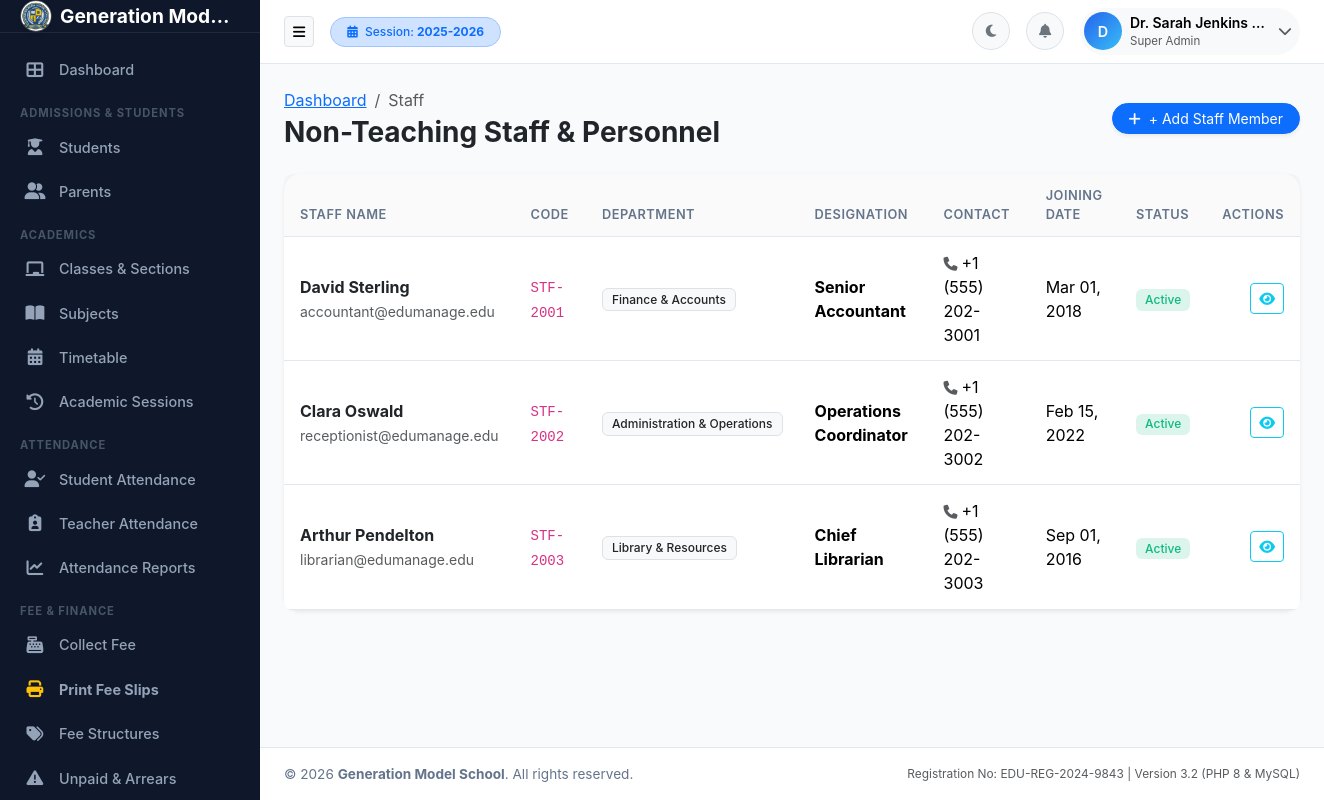
The app's page /staff/index.php (signed in) with its own data.
### tables this page shows
CREATE TABLE academic_sessions (
    id INT AUTO_INCREMENT PRIMARY KEY,
    session_name VARCHAR(50) NOT NULL UNIQUE,
    start_date DATE NOT NULL,
    end_date DATE NOT NULL,
    is_current TINYINT(1) DEFAULT 0,
    status ENUM('active', 'inactive', 'archived') DEFAULT 'active',
    created_at TIMESTAMP DEFAULT CURRENT_TIMESTAMP
);

CREATE TABLE staff (
    id INT AUTO_INCREMENT PRIMARY KEY,
    user_id INT NULL,
    staff_code VARCHAR(50) NOT NULL UNIQUE,
    name VARCHAR(150) NOT NULL,
    gender ENUM('Male', 'Female', 'Other') NOT NULL,
    dob DATE NOT NULL,
    cnic VARCHAR(50) NULL,
    phone VARCHAR(50) NOT NULL,
    email VARCHAR(150) NULL,
    address TEXT NULL,
    department_id INT NULL,
    designation_id INT NULL,
    joining_date DATE NOT NULL,
    salary DECIMAL(10, 2) DEFAULT 0.00,
    photo VARCHAR(255) DEFAULT 'default-staff.png',
    status ENUM('active', 'inactive', 'resigned') DEFAULT 'active',
    created_at TIMESTAMP DEFAULT CURRENT_TIMESTAMP,
    FOREIGN KEY (user_id) REFERENCES users(id) ON DELETE SET NULL,
    FOREIGN KEY (department_id) REFERENCES departments(id) ON DELETE SET NULL,
    FOREIGN KEY (designation_id) REFERENCES designations(id) ON DELETE SET NULL
);

CREATE TABLE departments (
    id INT AUTO_INCREMENT PRIMARY KEY,
    name VARCHAR(100) NOT NULL,
    code VARCHAR(50) NOT NULL UNIQUE,
    created_at TIMESTAMP DEFAULT CURRENT_TIMESTAMP
);

CREATE TABLE designations (
    id INT AUTO_INCREMENT PRIMARY KEY,
    department_id INT NOT NULL,
    title VARCHAR(100) NOT NULL,
    created_at TIMESTAMP DEFAULT CURRENT_TIMESTAMP,
    FOREIGN KEY (department_id) REFERENCES departments(id) ON DELETE CASCADE
);

### includes/functions.php (called while the page is built, shortened)
<?php
require_once __DIR__ . '/../config/config.php';
function getActiveSession() {
    global $pdo;
    $stmt = $pdo->query("SELECT * FROM academic_sessions WHERE is_current = 1 LIMIT 1");
    $activeSession = $stmt->fetch();
    return $activeSession;
}

### config/config.php (called while the page is built, shortened)
<?php
function e($string) {
    return htmlspecialchars((string)($string ?? ''), ENT_QUOTES, 'UTF-8');
}
function formatDate($date, $format = 'M d, Y') {
    return date($format, strtotime($date));
}

### includes/auth.php (called while the page is built, shortened)
<?php
require_once __DIR__ . '/../config/config.php';
function isLoggedIn() {
    return isset($_SESSION['user_id']) && !empty($_SESSION['user_id']);
}
function getCurrentUser() {
    if (isset($_SESSION['user_data'])) {
        return $_SESSION['user_data'];
    }
    return null;
}

### staff/index.php (the view, shortened to what this page needs)
<?php
require_once __DIR__ . '/../config/config.php';
require_once __DIR__ . '/../includes/auth.php';
require_once __DIR__ . '/../includes/permissions.php';
require_once __DIR__ . '/../includes/functions.php';
$stmt = $pdo->query("
    SELECT s.*, d.name as dept_name, des.title as desig_title
    FROM staff s
    LEFT JOIN departments d ON s.department_id = d.id
    LEFT JOIN designations des ON s.designation_id = des.id
    ORDER BY s.id ASC
");
$staffMembers = $stmt->fetchAll();
require_once __DIR__ . '/../includes/header.php';
?>
<div class="d-flex flex-column flex-md-row justify-content-between align-items-md-center mb-4 gap-3">
    <div>
        <nav aria-label="breadcrumb">
            <ol class="breadcrumb mb-1">
                <li class="breadcrumb-item"><a href="<?= BASE_PATH ?>/dashboard.php">Dashboard</a></li>
                <li class="breadcrumb-item active">Staff</li>
            </ol>
        </nav>
        <h3 class="fw-bold text-dark mb-0">Non-Teaching Staff & Personnel</h3>
    </div>
    <a href="<?= BASE_PATH ?>/staff/add.php" class="btn btn-primary btn-sm rounded-pill px-3 shadow-sm">
        <i class="fas fa-plus me-1"></i> + Add Staff Member
    </a>
</div>
<div class="card border-0 shadow-sm rounded-4">
    <div class="card-body p-0">
        <div class="table-responsive">
            <table class="table table-hover align-middle mb-0">
                <thead class="table-light">
                    <tr>
                        <th>Staff Name</th>
                        <th>Code</th>
                        <th>Department</th>
                        <th>Designation</th>
                        <th>Contact</th>
                        <th>Joining Date</th>
                        <th>Status</th>
                        <th class="text-end">Actions</th>
                    </tr>
                </thead>
                <tbody>
                    <?php foreach ($staffMembers as $sm): ?>
                        <tr>
                            <td>
                                <div class="fw-bold text-dark"><?= e($sm['name']) ?></div>
                                <small class="text-muted"><?= e($sm['email'] ?: 'No email') ?></small>
                            </td>
                            <td><code><?= e($sm['staff_code']) ?></code></td>
                            <td><span class="badge bg-light text-dark border"><?= e($sm['dept_name'] ?? 'Operations') ?></span></td>
                            <td><strong><?= e($sm['desig_title'] ?? 'Staff') ?></strong></td>
                            <td><i class="fas fa-phone me-1 text-muted small"></i><?= e($sm['phone']) ?></td>
                            <td><?= formatDate($sm['joining_date']) ?></td>
                            <td><span class="badge badge-soft-success"><?= ucfirst($sm['status']) ?></span></td>
                            <td class="text-end">
                                <a href="<?= BASE_PATH ?>/staff/view.php?id=<?= $sm['id'] ?>" class="btn btn-sm btn-outline-info">
                                    <i class="fas fa-eye"></i>
                                </a>
                            </td>
                        </tr>
                    <?php endforeach; ?>
                </tbody>
            </table>
        </div>
    </div>
</div>
<?php require_once __DIR__ . '/../includes/footer.php'; ?>

### includes/navbar.php (shortened to what this page needs)
<header class="app-navbar">
    <div class="d-flex align-items-center">
        <button type="button" class="btn btn-light border btn-sm me-3" id="sidebarToggle" aria-label="Toggle Sidebar">
            <i class="fas fa-bars"></i>
        </button>
        <div class="d-none d-md-block">
            <span class="badge bg-primary-subtle text-primary border border-primary-subtle px-3 py-2 rounded-pill">
                <i class="fas fa-calendar-alt me-1"></i> Session: <strong><?= e($activeSession['session_name'] ?? '2025-2026') ?></strong>
            </span>
        </div>
    </div>
    <div class="nav-actions">
        <button class="btn btn-light border btn-sm rounded-circle d-flex align-items-center justify-content-center" id="themeToggleBtn" style="width: 38px; height: 38px;" title="Toggle Dark/Light Mode">
            <i class="fas fa-moon text-secondary"></i>
        </button>
        <div class="dropdown">
            <button class="btn btn-light border btn-sm rounded-circle position-relative d-flex align-items-center justify-content-center" style="width: 38px; height: 38px;" id="notificationsDropdown" data-bs-toggle="dropdown" aria-expanded="false">
                <i class="fas fa-bell text-secondary"></i>
            </button>
        </div>
        <div class="dropdown">
            <button class="btn btn-light border-0 p-1 d-flex align-items-center rounded-pill" id="userMenuDropdown" data-bs-toggle="dropdown" aria-expanded="false">
                <div class="avatar-initials me-2">
                    <?= strtoupper(substr($currentUser['full_name'] ?? 'U', 0, 1)) ?>
                </div>
                <div class="text-start d-none d-lg-block me-2">
                    <div class="fw-semibold small text-truncate" style="max-width: 140px;"><?= e($currentUser['full_name'] ?? 'User') ?></div>
                    <div class="text-muted" style="font-size: 0.72rem;"><?= e($currentUser['role_display'] ?? 'Staff') ?></div>
                </div>
                <i class="fas fa-chevron-down text-muted small me-1"></i>
            </button>
        </div>
    </div>
</header>

### assets/css/style.css (style rules this page uses)
:root { --primary-color: #2563eb; --primary-hover: #1d4ed8; --secondary-color: #475569; --success-color: #10b981; --danger-color: #ef4444; --warning-color: #f59e0b; --info-color: #06b6d4; --bg-main: #f8fafc; --bg-card: #ffffff; --bg-sidebar: #0f172a; --sidebar-text: #94a3b8; --sidebar-active: #ffffff; --sidebar-active-bg: #1e293b; --text-main: #1e293b; --text-muted: #64748b; --border-color: #e2e8f0; --topbar-height: 64px; --sidebar-width: 260px; --sidebar-collapsed-width: 70px; --transition-speed: 0.25s; }
body { font-family: -apple-system, BlinkMacSystemFont, "Segoe UI", Roboto, "Helvetica Neue", Arial, sans-serif; background-color: var(--bg-main); color: var(--text-main); margin: 0; padding: 0; overflow-x: hidden; transition: background-color var(--transition-speed), color var(--transition-speed); }
.app-navbar { height: var(--topbar-height); background-color: var(--bg-card); border-bottom: 1px solid var(--border-color); display: flex; align-items: center; justify-content: space-between; padding: 0 1.5rem; position: sticky; top: 0; z-index: 1030; transition: background-color var(--transition-speed), border-color var(--transition-speed); }
.nav-actions { display: flex; align-items: center; gap: 1rem; }
.card { background-color: var(--bg-card); border: 1px solid var(--border-color); border-radius: 0.75rem; box-shadow: 0 1px 3px 0 rgba(0, 0, 0, 0.05); transition: background-color var(--transition-speed), border-color var(--transition-speed), box-shadow 0.2s ease; }
.table { color: var(--text-main); border-color: var(--border-color); margin-bottom: 0; }
.table th { background-color: rgba(0, 0, 0, 0.02); color: var(--text-muted); font-weight: 600; font-size: 0.8rem; text-transform: uppercase; letter-spacing: 0.04em; border-bottom: 1px solid var(--border-color); padding: 0.75rem 1rem; }
.table td { padding: 0.85rem 1rem; vertical-align: middle; border-bottom: 1px solid var(--border-color); }
.table-responsive { border-radius: 0.5rem; }
.badge { font-weight: 500; padding: 0.4em 0.75em; border-radius: 0.375rem; }
.badge-soft-success { background-color: rgba(16, 185, 129, 0.15); color: #10b981; }
.avatar-initials { width: 38px; height: 38px; border-radius: 50%; background: linear-gradient(135deg, #2563eb, #38bdf8); color: #fff; display: inline-flex; align-items: center; justify-content: center; font-weight: 600; font-size: 0.9rem; }

### records on screen
academic_sessions: session_name "2025-2026"
staff: name "David Sterling", email "accountant@edumanage.edu", staff_code "STF-2001", department.name "Finance & Accounts", designation.title "Senior Accountant", phone "+1 (555) 202-3001", joining_date "Mar 01, 2018", status "Active"
staff: name "Clara Oswald", email "receptionist@edumanage.edu", staff_code "STF-2002", department.name "Administration & Operations", designation.title "Operations Coordinator", phone "+1 (555) 202-3002", joining_date "Feb 15, 2022", status "Active"
staff: name "Arthur Pendelton", email "librarian@edumanage.edu", staff_code "STF-2003", department.name "Library & Resources", designation.title "Chief Librarian", phone "+1 (555) 202-3003", joining_date "Sep 01, 2016", status "Active"

### other values on screen
getSetting('school_name', 'Generation Model School') "Generation Mod…"
substr($currentUser['full_name'] ?? 'U', 0, 1) "D"
$currentUser['full_name'] "Dr. Sarah Jenkins…"
$currentUser['role_display'] "Super Admin"
getSetting('school_name', 'EduManage School Management System') "Generation Model School"
getSetting('registration_no', 'EDU-REG-2024-9843') "EDU-REG-2024-9843"
